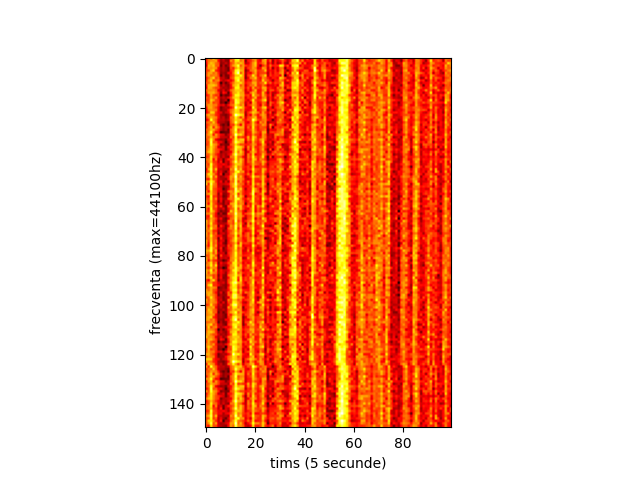

Source code (Python):
# grupam datele in felul urmator generam 100 de buacti de timp, si fiecare bucata este alipita cu 25% din vecinul din stanga , si 25% din dreapta

from scipy.io.wavfile import read
import numpy as np

def spectru(v):
    return np.log10(np.abs(np.fft.fft(v)[:len(v)//2])+1)

f, data = read("aeiou.wav")
l = len(data)

frame_size = l//100
if l %100 :
    data=data[:(l//100)*100] # trim last bits so it is modulo 100
data = data.tolist()
bins = [data[i*100:(i+1)*100] for i in range(100)]

rez = []
rez.append(bins[0]+bins[1][:50])
for i in range(1,99):
    rez.append(bins[i-1][75:]+bins[i]+bins[i][:25])

rez.append(bins[98][50:]+bins[99])



columns = list(map(spectru,rez))

matr = np.empty((len(rez[0]),100))

for i in range(100):
    for j in range(len(rez[0])):
        matr[j][i] = rez[i][j]
import matplotlib.pyplot as plt


plt.ylabel('frecventa (max=44100hz)')
plt.xlabel('tims (5 secunde)')
plt.imshow(matr,cmap= 'hot',)
plt.savefig("ex6.png")
plt.show()